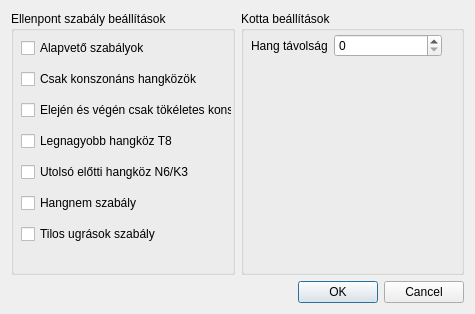
<?xml version="1.0" encoding="UTF-8"?>
<ui version="4.0">
 <class>ScoreSettingsDialog</class>
 <widget class="QDialog" name="ScoreSettingsDialog">
  <property name="geometry">
   <rect>
    <x>0</x>
    <y>0</y>
    <width>475</width>
    <height>314</height>
   </rect>
  </property>
  <property name="windowTitle">
   <string>Dialog</string>
  </property>
  <layout class="QGridLayout" name="gridLayout">
   <item row="0" column="0">
    <layout class="QHBoxLayout" name="horizontalLayout">
     <item>
      <widget class="QGroupBox" name="groupBox_2">
       <property name="title">
        <string>Ellenpont szabály beállítások</string>
       </property>
       <widget class="QWidget" name="">
        <property name="geometry">
         <rect>
          <x>10</x>
          <y>22</y>
          <width>211</width>
          <height>221</height>
         </rect>
        </property>
        <layout class="QVBoxLayout" name="verticalLayout">
         <item>
          <widget class="QCheckBox" name="mainRulesCheckBox">
           <property name="text">
            <string>Alapvető szabályok</string>
           </property>
          </widget>
         </item>
         <item>
          <widget class="QCheckBox" name="onlyConsonanceCheckBox">
           <property name="text">
            <string>Csak konszonáns hangközök</string>
           </property>
          </widget>
         </item>
         <item>
          <widget class="QCheckBox" name="beginEndRuleCheckBox">
           <property name="text">
            <string>Elején és végén csak tökéletes konsz.</string>
           </property>
          </widget>
         </item>
         <item>
          <widget class="QCheckBox" name="maxIntervalCheckBox">
           <property name="text">
            <string>Legnagyobb hangköz T8</string>
           </property>
          </widget>
         </item>
         <item>
          <widget class="QCheckBox" name="nextToTheLastCheckBox">
           <property name="text">
            <string>Utolsó előtti hangköz N6/K3</string>
           </property>
          </widget>
         </item>
         <item>
          <widget class="QCheckBox" name="modeRuleCheckBox">
           <property name="text">
            <string>Hangnem szabály</string>
           </property>
          </widget>
         </item>
         <item>
          <widget class="QCheckBox" name="forbiddenSkipsCheckBox">
           <property name="text">
            <string>Tilos ugrások szabály</string>
           </property>
          </widget>
         </item>
        </layout>
       </widget>
      </widget>
     </item>
     <item>
      <widget class="QGroupBox" name="groupBox">
       <property name="title">
        <string>Kotta beállítások</string>
       </property>
       <widget class="QWidget" name="">
        <property name="geometry">
         <rect>
          <x>10</x>
          <y>23</y>
          <width>191</width>
          <height>31</height>
         </rect>
        </property>
        <layout class="QFormLayout" name="formLayout">
         <item row="0" column="0">
          <widget class="QLabel" name="label">
           <property name="text">
            <string>Hang távolság</string>
           </property>
          </widget>
         </item>
         <item row="0" column="1">
          <widget class="QSpinBox" name="noteDistanceSpinBox">
           <property name="alignment">
            <set>Qt::AlignLeading|Qt::AlignLeft|Qt::AlignVCenter</set>
           </property>
           <property name="maximum">
            <number>100</number>
           </property>
           <property name="singleStep">
            <number>5</number>
           </property>
          </widget>
         </item>
        </layout>
       </widget>
       <zorder>label</zorder>
       <zorder>noteDistanceSpinBox</zorder>
       <zorder>horizontalSpacer</zorder>
       <zorder>groupBox_2</zorder>
      </widget>
     </item>
    </layout>
   </item>
   <item row="1" column="0">
    <widget class="QDialogButtonBox" name="buttonBox">
     <property name="orientation">
      <enum>Qt::Horizontal</enum>
     </property>
     <property name="standardButtons">
      <set>QDialogButtonBox::Cancel|QDialogButtonBox::Ok</set>
     </property>
    </widget>
   </item>
  </layout>
 </widget>
 <resources/>
 <connections>
  <connection>
   <sender>buttonBox</sender>
   <signal>accepted()</signal>
   <receiver>ScoreSettingsDialog</receiver>
   <slot>accept()</slot>
   <hints>
    <hint type="sourcelabel">
     <x>248</x>
     <y>254</y>
    </hint>
    <hint type="destinationlabel">
     <x>157</x>
     <y>274</y>
    </hint>
   </hints>
  </connection>
  <connection>
   <sender>buttonBox</sender>
   <signal>rejected()</signal>
   <receiver>ScoreSettingsDialog</receiver>
   <slot>reject()</slot>
   <hints>
    <hint type="sourcelabel">
     <x>316</x>
     <y>260</y>
    </hint>
    <hint type="destinationlabel">
     <x>286</x>
     <y>274</y>
    </hint>
   </hints>
  </connection>
 </connections>
</ui>
